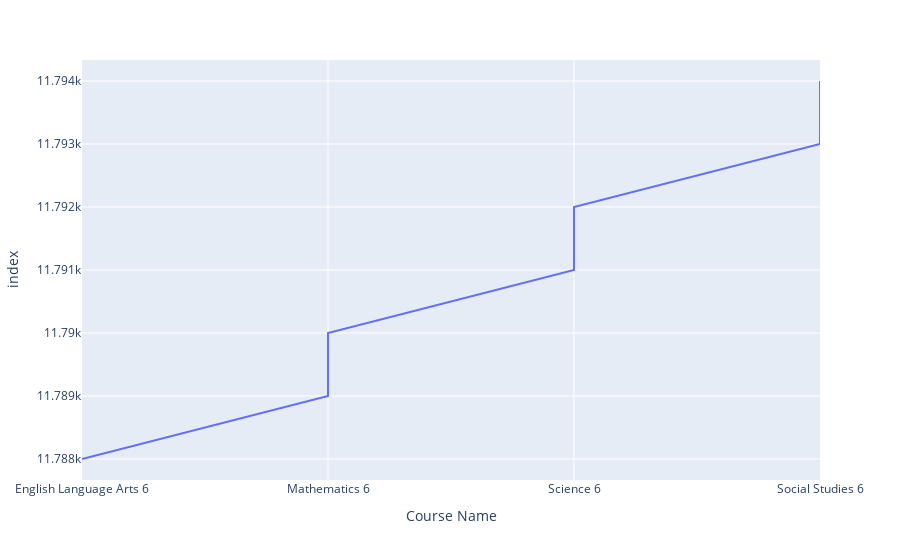

This figure's notebook cell:
### Code cell
#px.line(sd[columns_to_graph], y=columns_to_graph[1:], color='Course Name')
px.line(sd[columns_to_graph], x='Course Name')

### Figure 1 — Plotly figure (JSON) as saved in the notebook; plotly's stock layout.template omitted (floating-point values rounded to 4 significant figures)
{"data": [{"hovertemplate": "Course Name=%{x}<br>index=%{y}<extra></extra>", "legendgroup": "", "line": {"color": "#636efa", "dash": "solid"}, "mode": "lines", "name": "", "orientation": "h", "showlegend": false, "type": "scatter", "x": ["English Language Arts 6", "Mathematics 6", "Mathematics 6", "Science 6", "Science 6", "Social Studies 6", "Social Studies 6"], "xaxis": "x", "y": [11788, 11789, 11790, 11791, 11792, 11793, 11794], "yaxis": "y"}], "layout": {"legend": {"tracegroupgap": 0}, "margin": {"t": 60}, "xaxis": {"anchor": "y", "domain": [0, 1], "title": {"text": "Course Name"}}, "yaxis": {"anchor": "x", "domain": [0, 1], "title": {"text": "index"}}}}
